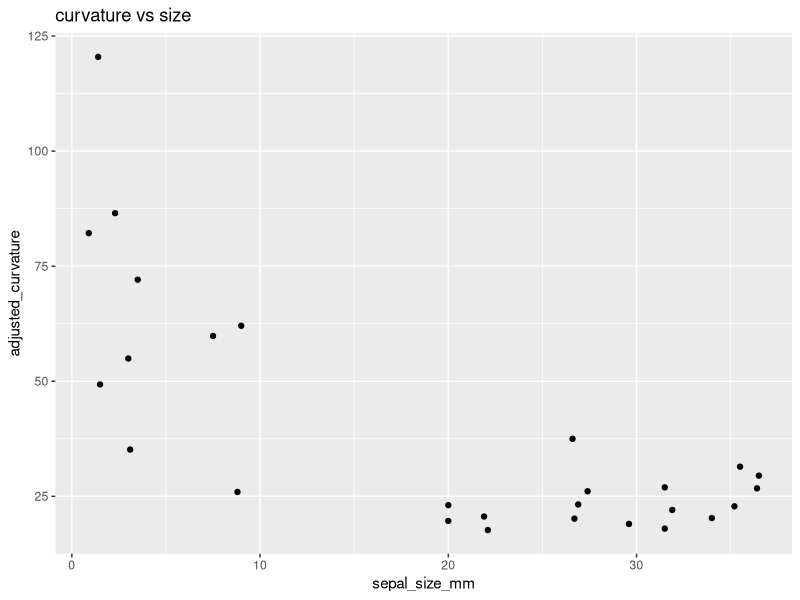

This figure's R source:
library(tidyverse)
library(here)

data_tbl <- 
    left_join(
        read.csv(
                here("data/epimedium_curvature_violaceum.csv"),
                header=TRUE) %>% 
            as.tibble(),
        read.csv(
                here("data/epimedium_curv_size_data.csv"),
                header=TRUE) %>%
            as.tibble() %>%
        slice(., 51:77), #20:50 for koreanum, 51:77 for violaceum, 1:21 for grandiflorum
        by="species_individual_panicle_flower" 
              ) %>%
    dplyr::select(4, 2, 3, 5, 6) #isolate columns 2:5 and rearrange


qplot(data=data_tbl, x=sepal_size_mm, y=adjusted_curvature) +
  ggtitle('curvature vs size')

   
        
      
